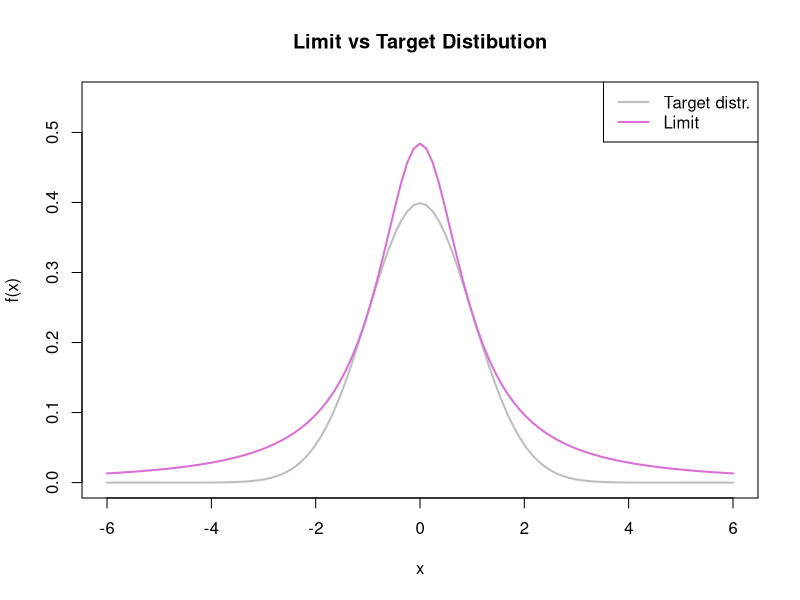
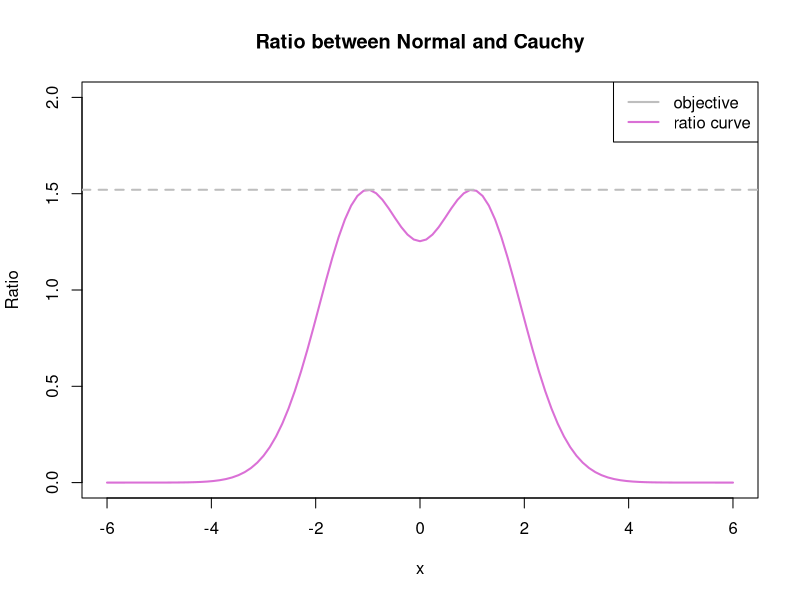
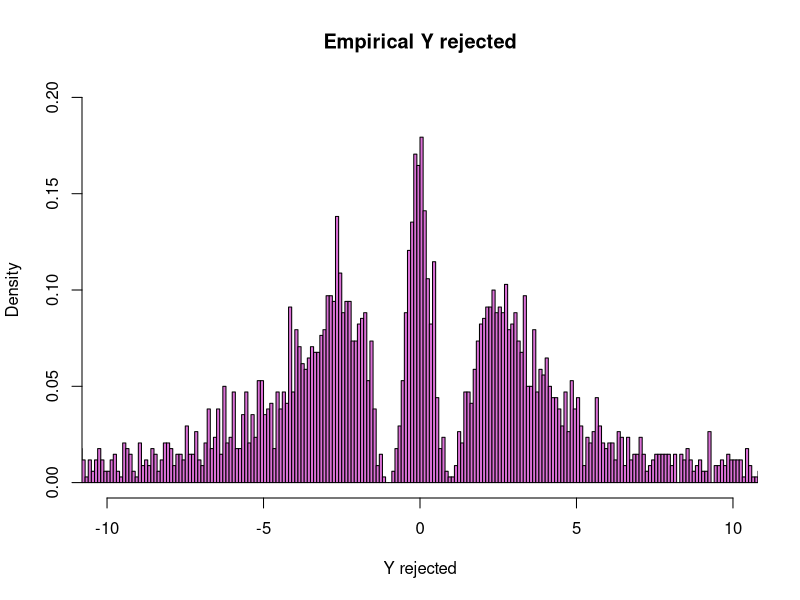
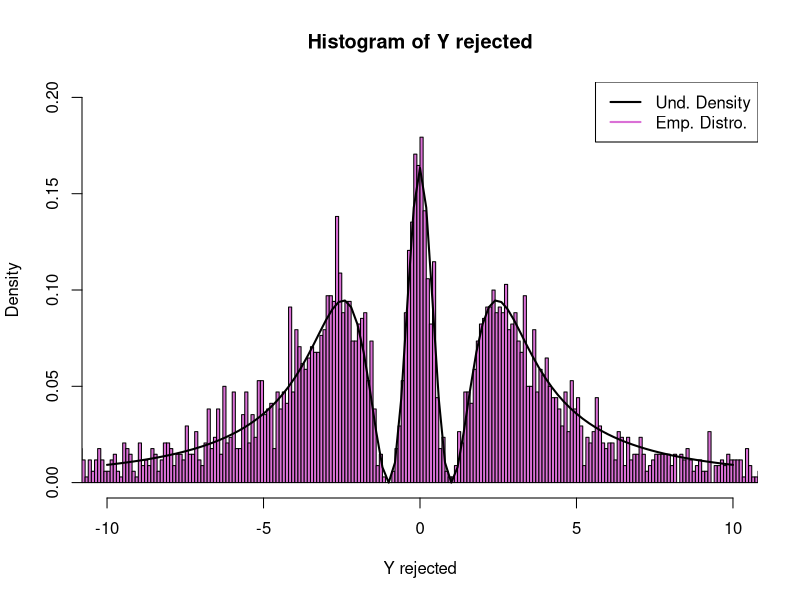
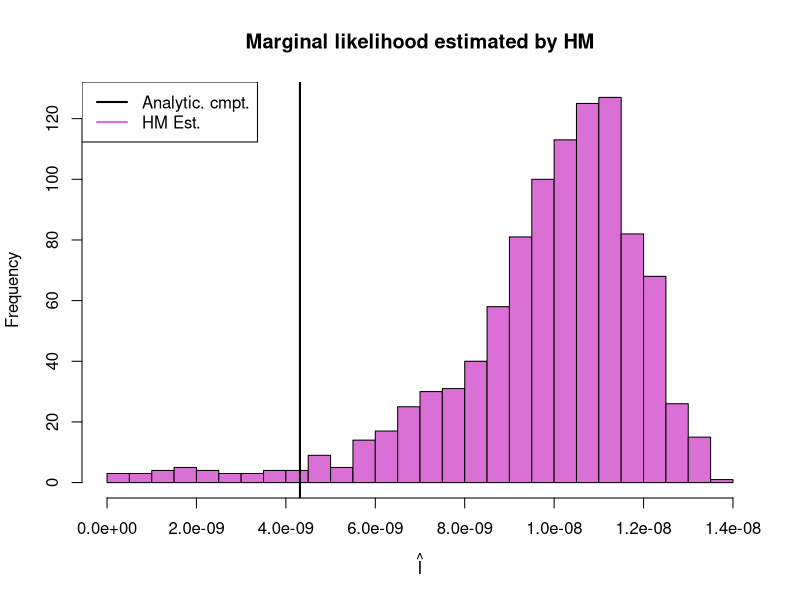
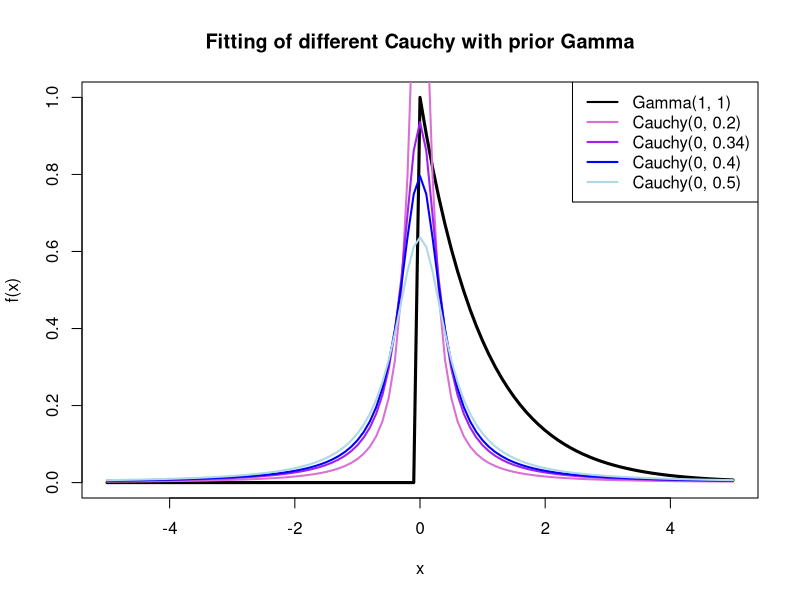
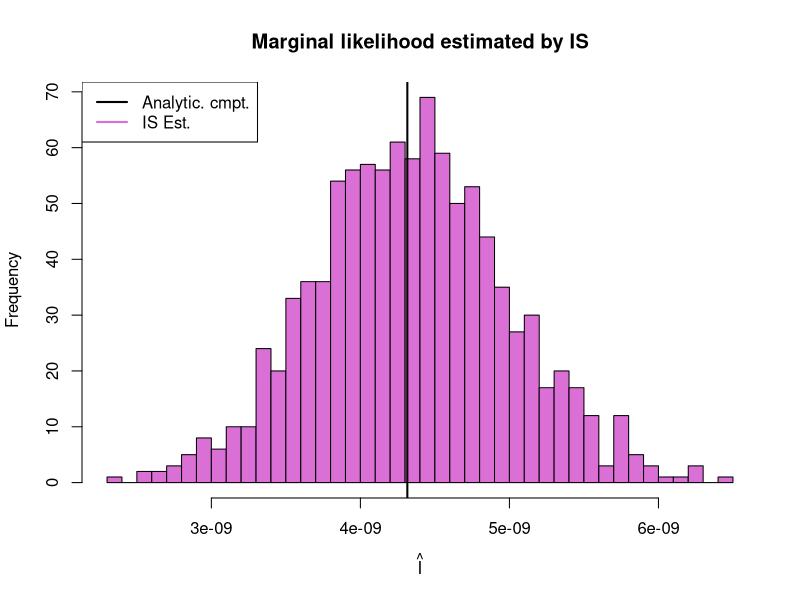

These figures' R source, in order:
## ---- chunk 1
set.seed(1788832)
# setting up the disctributions
target = function(x) (dnorm(x, 0, 1)) # normal distribution
canditate = function(x) (dcauchy(x, 0, 1)) # cauchi distribution
# ratio for Acceptance Proba
aux_bern = function(x) (target(x)/canditate(x))
optimization = optimize(aux_bern, interval = c(-10, 10), maximum = T)
## ---- chunk 2
# deriving k which corresponds to the objective of the optimization routine
k = optimization$objective
k
## ---- chunk 3
limit_f = function(x) (k*canditate(x))
curve(target(x), col = "grey", from = -6, to = 6, ylim= c(0, 0.55), lwd = 2, ylab = "f(x)", main = "Limit vs Target Distibution" )
curve(limit_f(x), col = "orchid", lwd = 2, add = T)
legend("topright", legend=c("Target distr.", "Limit"), col=c('grey', "orchid"), lwd =2)
## ---- chunk 4
curve(aux_bern(x),col = "orchid", xlim = c(-6, 6), ylim = c(0, 2), main = "Ratio between Normal and Cauchy", ylab = "Ratio", lwd = 2)
abline(h = k, col = "grey", lty = 2, lwd = 2)
legend("topright", legend=c("objective", "ratio curve"), col=c('grey', "orchid"), lwd =2)
## ---- chunk 5
# Set up of the number of simulation
n = 10000
# Simulation of n random cauchy and uniform draw 
y = rcauchy(n, 0, 1)
U  = runif(n, 0, 1)
# Set up of the target and candidate distribution (same as above)
target = function(x) dnorm(x, 0, 1)
candidate = function(x) dcauchy(x, 0, 1)
# derive the accepted 
Y_accepted = y[U <= target(y)/(k*candidate(y))]
accepted = length(Y_accepted)
# derive the rejected
Y_rejected = y[U > target(y)/(k*candidate(y))]
rejected = length(Y_rejected)
# Ratio of accepted/ n simulation
empirical_acc = accepted/n
empirical_acc
# Ratio of rejected/ n simulation
empirical_rej = length(Y_rejected)/n
empirical_rej
## ---- chunk 6
hist(Y_rejected, breaks = 100000, xlim = c(-10, 10), ylim = c(0, .2), probability = T, xlab = "Y rejected", col = "orchid", main = "Empirical Y rejected")
## ---- chunk 7
hist(Y_rejected, breaks = 100000, xlim = c(-10, 10), ylim = c(0, .2), probability = T, xlab = "Y rejected", col = "orchid", main = "Histogram of Y rejected")
num_rej = function(x) (dcauchy(x, 0, 1)-dnorm(x, 0, 1)/k)*(1/(1-1/k))
curve(num_rej(x), col = "black", add = T, lwd = 2)
legend("topright", legend=c("Und. Density", "Emp. Distro."), col=c('black', "orchid"), lwd =2)
## ---- chunk 8
set.seed(123)
# Setup the likelihood (10 obs with expect value of 2)
like = rpois(10, 2)
# Setup the margival likelihood function as stated in the fomula derived above
marg <- function(x, beta, alpha) {((beta^alpha)/(gamma(alpha)*prod(factorial(x))))*(gamma(sum(x)+alpha)/(beta + length(x))^(sum(x)+alpha))}
# Plug in the likelyhood along the prior param
exact_ana_comp = marg(like, 1, 1)
exact_ana_comp
## ---- chunk 9
# set up our hamonic mean approximator
epsilon_hm <- function(x) 1/((1/length(x))*sum(1/x))
# set up the number of iteration and random draws
n = 1000
draws = 10000
result_HM = rep(NA, n)
#run the simulation
for(j in 1:n){
  post = rgamma(draws, 1+ sum(like), 1 + length(like))
  result = rep(NA, draws)
  i = 0
  for (e in post){
    i = i+1
    like_t = prod(dpois(like, e))
    result[i]=like_t
  }
  result_HM[j] = epsilon_hm(result)
}
# Extract MSE, Bias and Variance
bias_HM = mean(result_HM)- exact_ana_comp
variance_HM = var(result_HM)
MSE_HM = variance_HM + bias_HM^2
print(c("MSE (HM)" = MSE_HM, "bias (HM)"=bias_HM, "Variance(HM)" = variance_HM ))
## ---- chunk 10
hist(result_HM, freq = T, col ="orchid", breaks = 30, main = "Marginal likelihood estimated by HM", xlab = expression(paste(hat(I))))
abline(v=exact_ana_comp, lwd = 2, col = "black")
legend("topleft", legend=c("Analytic. cmpt.", "HM Est."), col=c('black', "orchid"), lwd =2)
## ---- chunk 11
curve(dgamma(x, 1, 1), xlim = c(-5, 5), lwd = 3, main = "Fitting of different Cauchy with prior Gamma", ylab = "f(x)")
curve(dcauchy(x, 0, .2), col = "orchid",lwd = 2,  add = T, xlim = c(-5, 5))
curve(dcauchy(x, 0, .34), col = "purple", lwd = 2, add = T, xlim = c(-5, 5))
curve(dcauchy(x, 0, .4), col = "blue", lwd = 2, add = T, xlim = c(-5, 5))
curve(dcauchy(x, 0, .5), col = "lightblue",lwd = 2,  add = T, xlim = c(-5, 5))
legend("topright", legend=c("Gamma(1, 1)","Cauchy(0, 0.2)", "Cauchy(0, 0.34)", "Cauchy(0, 0.4)", "Cauchy(0, 0.5)"), col=c("black","orchid",
                                                                                                                          "purple", "blue","lightblue"), lty=1, lwd =2)
## ---- chunk 12
# Setup apploximators
Likel = function(x, plambda) prod(dpois(x, plambda))
ratio = function(x) dgamma(x,1,1)/dcauchy(x,0,0.34)
Likelihood = Vectorize(Likel,vectorize.args = 'plambda')
# Setup the sampler
sample_IS <- function(n){
    cauchy = rcauchy(n, 0, 0.34)
    cauchy = cauchy[cauchy>0]
    result = (mean(Likelihood(like,cauchy)*ratio(cauchy)))/(mean(ratio(cauchy)))
  return(result)
}
result_IS = rep(NA, n)
# Run the simulations
for (i in 1:n){
  result_IS[i]=sample_IS(1000)
}
# Extract MSE, Bias and Variance
bias_IS = mean(result_IS)-exact_ana_comp
variance_IS = var(result_IS)
MSE_IS = variance_IS + bias_IS^2
print(c("MSE (IS)" = MSE_IS, "bias (IS)"=bias_IS, "Variance(IS)" = variance_IS ))
## ---- chunk 13
hist(result_IS, col = "orchid", breaks = 40, main = "Marginal likelihood estimated by IS",xlab = expression(paste(hat(I))) )
abline(v=exact_ana_comp, lwd = 2, col = "black")
legend("topleft", legend=c("Analytic. cmpt.", "IS Est."), col=c('black', "orchid"), lwd =2)

